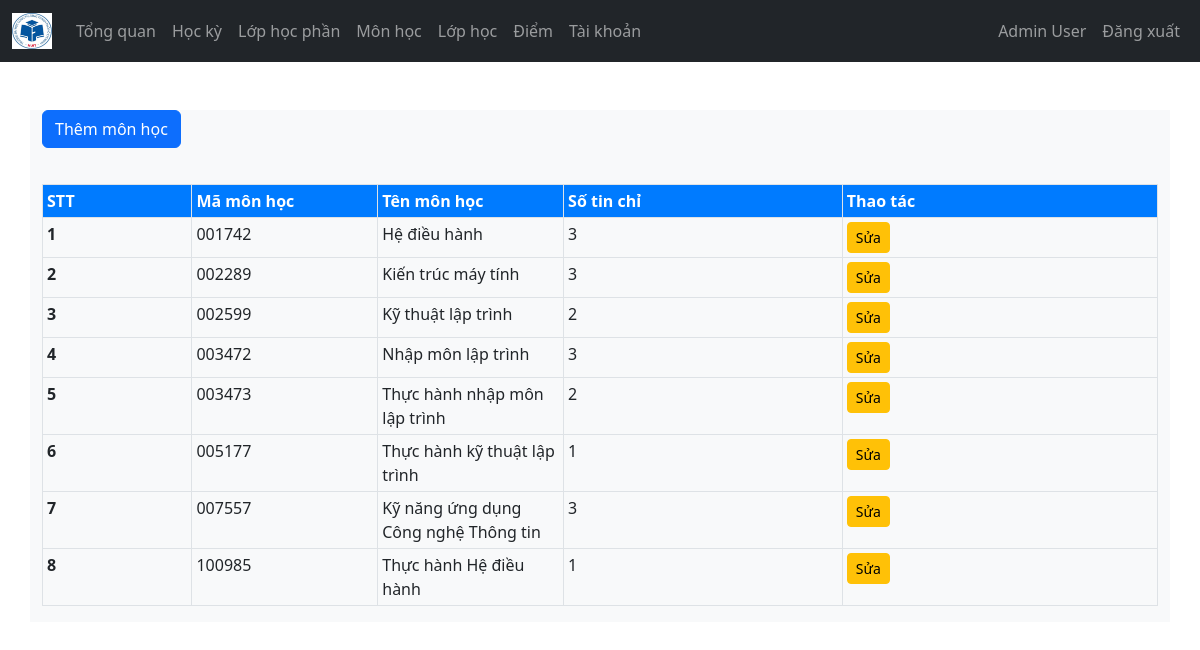
Screenshot of /Admin/monhoc.php (signed in) with the database file from the repository.
### tables this page shows
CREATE TABLE `users` (
  `id_user` varchar(10) NOT NULL,
  `password` varchar(255) NOT NULL,
  `role` varchar(50) NOT NULL CHECK (`role` in ('admin','teacher','student')),
  `ten` varchar(100) DEFAULT NULL,
  `email` varchar(100) DEFAULT NULL,
  `gioi_tinh` varchar(5) DEFAULT NULL,
  `ngay_sinh` date DEFAULT NULL,
  `dia_chi` text DEFAULT NULL,
  `hinh_the` varchar(200) DEFAULT 'undraw_profile.svg',
  `ma_lop` int(11) DEFAULT NULL,
  `khoa` varchar(50) DEFAULT NULL,
  `otp` varchar(10) DEFAULT NULL,
  `otp_verified` tinyint(1) DEFAULT 0
);

CREATE TABLE `monhoc` (
  `id_mh` varchar(10) NOT NULL,
  `ten` varchar(100) DEFAULT NULL,
  `so_tin_chi` int(11) DEFAULT NULL
);

### controller/admin_ctl.php (called while the page is built, shortened)
<?php
$user = $_SESSION['id_user'] ?? null;
function getAdminInfo($user, $conn) {
    $sql = "SELECT * FROM users WHERE id_user = ? AND role = 'admin'";
    $stmt = $conn->prepare($sql);
    $stmt->execute([$user]);
    return $stmt->fetch(PDO::FETCH_ASSOC);
}
function getAllMonHoc($conn) {
    $sql = "SELECT * FROM monhoc";
    $stmt = $conn->prepare($sql);
    $stmt->execute();
    return $stmt->fetchAll(PDO::FETCH_ASSOC);
}

### Admin/monhoc.php (the view, shortened to what this page needs)
<?php
if ( isset($_SESSION['id_user'])  && $_SESSION['role'] == 'admin' ) {
  include "../controller/admin_ctl.php";
$admin = getAdminInfo($user, $conn);
$monhoc = getAllMonHoc($conn);
?>
<!DOCTYPE html>
    <html lang="en">
    <head>
      <link rel="stylesheet" href="https://cdn.jsdelivr.net/npm/bootstrap@5.2.0/dist/css/bootstrap.min.css">
      <link rel="stylesheet" href="../css/style1.css">
      <link rel="stylesheet" href="https://cdnjs.cloudflare.com/ajax/libs/font-awesome/4.7.0/css/font-awesome.min.css">
    </head>
    <body>
<?php
            include "navbar.php";
?>
    <?php
      if ($monhoc != 0) {
      ?>
       <div class="container mt-5 bg-light">
                <a class="btn btn-primary" href="them_mh.php">Thêm môn học</a>
                <?php
                if ($monhoc != 0) {
                ?>
                    <div class="table-responsive">
                        <table class="table table-sm table-bordered mt-3  table-hover">
                            <thead>
                                <tr>
                                    <th scope="col">STT</th>
                                    <th scope="col">Mã môn học</th>
                                    <th scope="col">Tên môn học</th>
                                    <th scope="col">Số tin chỉ</th>
                                    <th scope="col">Thao tác</th>
                                </tr>
                            </thead>
                            <tbody>
                                <?php
                                $i = 1;
                                foreach ($monhoc as $lop) {
                                    ?>
                                    <tr>
                                        <th scope="row" class="col">
                                            <?php echo $i;
                                            $i++; ?>
                                        </th>
                                        <td scope="row" class="col-2"><?= $lop['id_mh'] ?></td>
                                        <td scope="row" class="col-2"><?= $lop['ten'] ?></td>
                                        <td scope="row" class="col-3"><?= $lop['so_tin_chi'] ?></td>
                                        <td scope="row">
                                            <a href="update_mh.php?id_mh=<?php echo $lop['id_mh'];?>" class="btn btn-warning btn-sm">Sửa</a>
                                        </td>
                                    </tr>
                                <?php } ?>
                            </tbody>
                        </table>
                    </div>
                <?php } ?>
        </body>
        </html>
<?php
    } else {
        header("Location: ../logout.php");
        exit;
    }
} else {
    header("Location: ../logout.php");
    exit;
}
?>

### Admin/navbar.php (shortened to what this page needs)
<nav class="navbar navbar-expand-lg navbar-dark bg-dark">
        <div class="container-fluid">
                <a class="navbar-brand" href="../index.php">
                <img src="../image/logo.png" width="40">
                </a>
                <div class="collapse navbar-collapse" id="navbarSupportedContent">
                    <ul class="navbar-nav me-auto mb-2 mb-lg-0" id="navLinks">
                            <li class="nav-item">
                            <a class="nav-link" aria-current="page" href="index.php">Tổng quan</a>
                            </li>
                            <li class="nav-item">
                            <a class="nav-link" href="hocky.php">Học kỳ</a>
                            </li>
                            <li class="nav-item">
                            <a class="nav-link" href="lophocphan.php">Lớp học phần</a>
                            </li>
                            <li>
                             <a class="nav-link" href="monhoc.php">Môn học </a>
                            </li>
                            <li>
                             <a class="nav-link" href="lophoc.php">Lớp học</a>
                            </li>
                            <li>
                             <a class="nav-link" href="#">Điểm</a>
                            </li>
                            <li class="nav-item">
                            <a class="nav-link" href="taikhoan.php">Tài khoản</a>
                            </li>
                    </ul>
                    <ul class="navbar-nav me-right mb-2 mb-lg-0">
                        <li class="nav-item">
                        <a class="nav-link" href="index.php">
                            <?= $admin['ten'] ?>
                        </a>
                        </li>
                        <li class="nav-item">
                        <a class="nav-link" href="../logout.php">Đăng xuất</a>
                        </li>
                    </ul>
                </div>
        </div>
</nav>

### css/style1.css (style rules this page uses)
.table-responsive { margin-top: 20px; }
.table thead th { background-color: #007bff; color: white; }

### rows the page displays
users: ten "Admin User"
monhoc: id_mh "001742", ten "Hệ điều hành", so_tin_chi "3"
monhoc: id_mh "002289", ten "Kiến trúc máy tính", so_tin_chi "3"
monhoc: id_mh "002599", ten "Kỹ thuật lập trình", so_tin_chi "2"
monhoc: id_mh "003472", ten "Nhập môn lập trình", so_tin_chi "3"
monhoc: id_mh "003473", ten "Thực hành nhập môn lập trình", so_tin_chi "2"
monhoc: id_mh "005177", ten "Thực hành kỹ thuật lập trình", so_tin_chi "1"
monhoc: id_mh "007557", ten "Kỹ năng ứng dụng Công nghệ Thông tin", so_tin_chi "3"
monhoc: id_mh "100985", ten "Thực hành Hệ điều hành", so_tin_chi "1"
